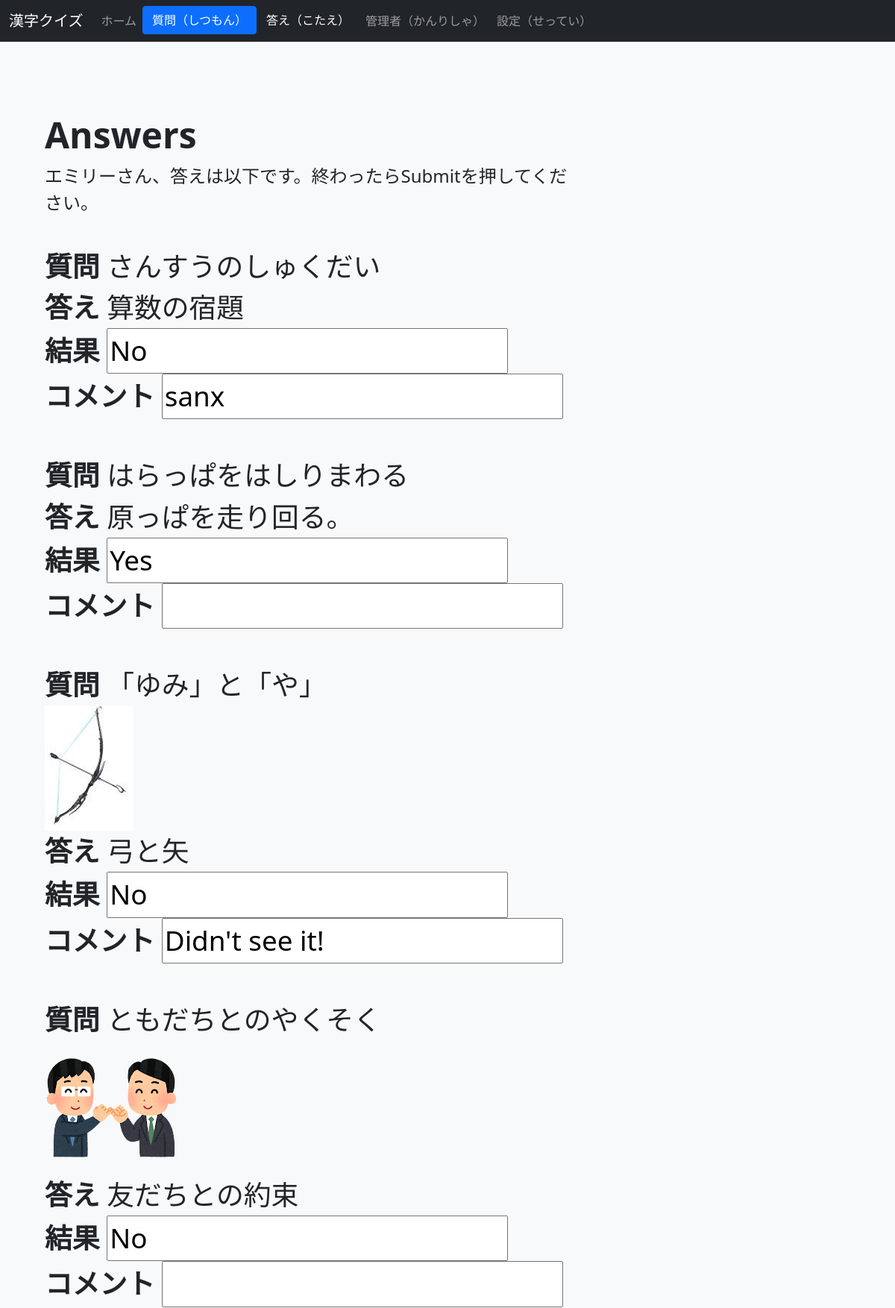
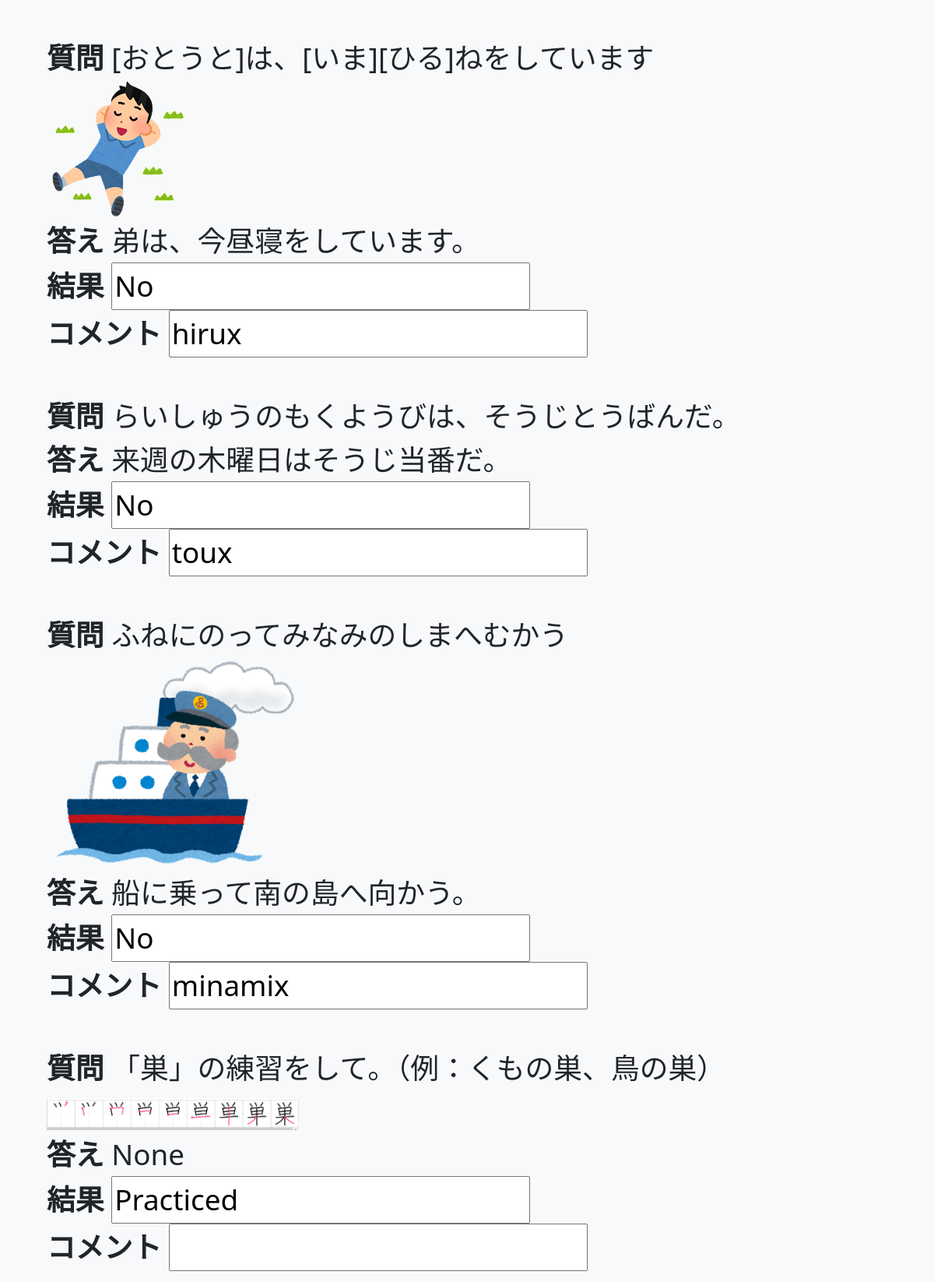
The page /answers (upper part) on the database its author committed (2 pictures, top to bottom).
### langsite/models/models.py (models this page shows, shortened)
class Setting(db.Model):
    __tablename__ = "settings"
    id = db.Column(db.Integer,primary_key=True)
    key = db.Column(db.Text)
    value = db.Column(db.Text)

class Question(db.Model):
    __tablename__ = "questions"
    id = db.Column(db.Integer,primary_key=True)
    question = db.Column(db.Text)
    question_image = db.Column(db.Text)
    answer = db.Column(db.Text)
    answer_image = db.Column(db.Text)
    comment = db.Column(db.Text)
    quizzes =db.relationship("Association", back_populates="question")

### app.py (the view, shortened to what this page needs)
@app.route('/answers',methods=['GET','POST'])
def answers():
        refresh()
        question = namedtuple('question', ['question_id', 'question', 'question_image', 'answer', 'answer_image', 'result', 'result_comment'])
        question_set = []
        Quiz1 = Quiz.query.filter_by(id=default_quiz).first()
        for q1q2 in Quiz1.questions:
            question_set.append(question(q1q2.question.id, q1q2.question.question, q1q2.question.question_image, q1q2.question.answer, q1q2.question.answer_image, q1q2.result, q1q2.result_comment))
        data = {
            'questions' : question_set
        }
        print("**************BEGINNING of question set: " )
        print(question_set)
        print("**************END of question set: " )
        form = QuizAnswerForm(data=data)
        return render_template('answers2.html', form=form, name=name)

### app.py
class QuizAnswerForm(FlaskForm):
    questions = FieldList(FormField(AnswerForm), min_entries=0, max_entries=14)

class AnswerForm(Form):
    question_id = StringField('ID')
    question = StringField('質問')
    question_image = StringField('質問の画像')
    answer = StringField('答え')
    answer_image = StringField('答えの画像')
    result= StringField('結果')
    result_comment= StringField('コメント')

### app.py (called while the page is built)
def refresh():
    global name
    name=Setting.query.filter_by(key="name").first().value
    global default_quiz
    default_quiz = int(Setting.query.filter_by(key="default_quiz").first().value)

### langsite/templates/answers2.html (shortened to what this page needs)
{% extends "base.html" %}
{% block content %}
<div class="p-5 mb-4 bg-light rounded-3">
  <div class="container-fluid py-5">
    <h1 class="display-5 fw-bold">Answers</h1>
    <p class="col-md-8 fs-4">{{ name }}さん、答えは以下です。終わったらSubmitを押してください。</p>
    <form method="POST" action="">
      <br />
      {% for nested in form.questions %}<div class="quiztext">
          <b>{{ nested.question.label }}</b> {{ nested.question.data }}
          <br>
          {% if nested.question_image.data != None %}
            <img src="{{ url_for('static', filename='images/' ~ nested.question_image.data) }}" class="quizimg" alt="">
            <br>
          {% endif %}
          <b>{{ nested.answer.label }}</b> {{ nested.answer.data }}
          <br>
          <b>{{ nested.result.label }}</b> {{ nested.result }}
          <br>
          <b>{{ nested.result_comment.label}}</b> {{ nested.result_comment}}</div>
          <br>
          <br>
      {% endfor %}
    </form>
  </div>
</div>
{% endblock %}

### langsite/static/css/main.css (style rules this page uses)
div.quiztext { font-size: 2.3em; }
img.quizimg { max-width:30%; }

### rows shown on the page
Setting: value "エミリー"
Question: question.data "さんすうのしゅくだい", answer.data "算数の宿題"
Question: question.data "はらっぱをはしりまわる", answer.data "原っぱを走り回る。"
Question: question.data "「ゆみ」と「や」", question_image (picture), answer.data "弓と矢"
Question: question.data "ともだちとのやくそく", question_image (picture), answer.data "友だちとの約束"
Question: question.data "[おとうと]は、[いま][ひる]ねをしています", question_image (picture), answer.data "弟は、今昼寝をしています。"
Question: question.data "らいしゅうのもくようびは、そうじとうばんだ。", answer.data "来週の木曜日はそうじ当番だ。"
Question: question.data "ふねにのってみなみのしまへむかう", question_image (picture), answer.data "船に乗って南の島へ向かう。"
Question: question.data "「巣」の練習をして。（例：くもの巣、鳥の巣）", question_image (picture)

### other values the page prints
{{ nested.question.label }} "質問" "質問" "質問" "質問" "質問" "質問" "質問" "質問"
{{ nested.answer.label }} "答え" "答え" "答え" "答え" "答え" "答え" "答え" "答え"
{{ nested.result.label }} "結果" "結果" "結果" "結果" "結果" "結果" "結果" "結果"
{{ nested.result_comment.label }} "コメント" "コメント" "コメント" "コメント" "コメント" "コメント" "コメント" "コメント"
{{ nested.answer.data }} "None"
